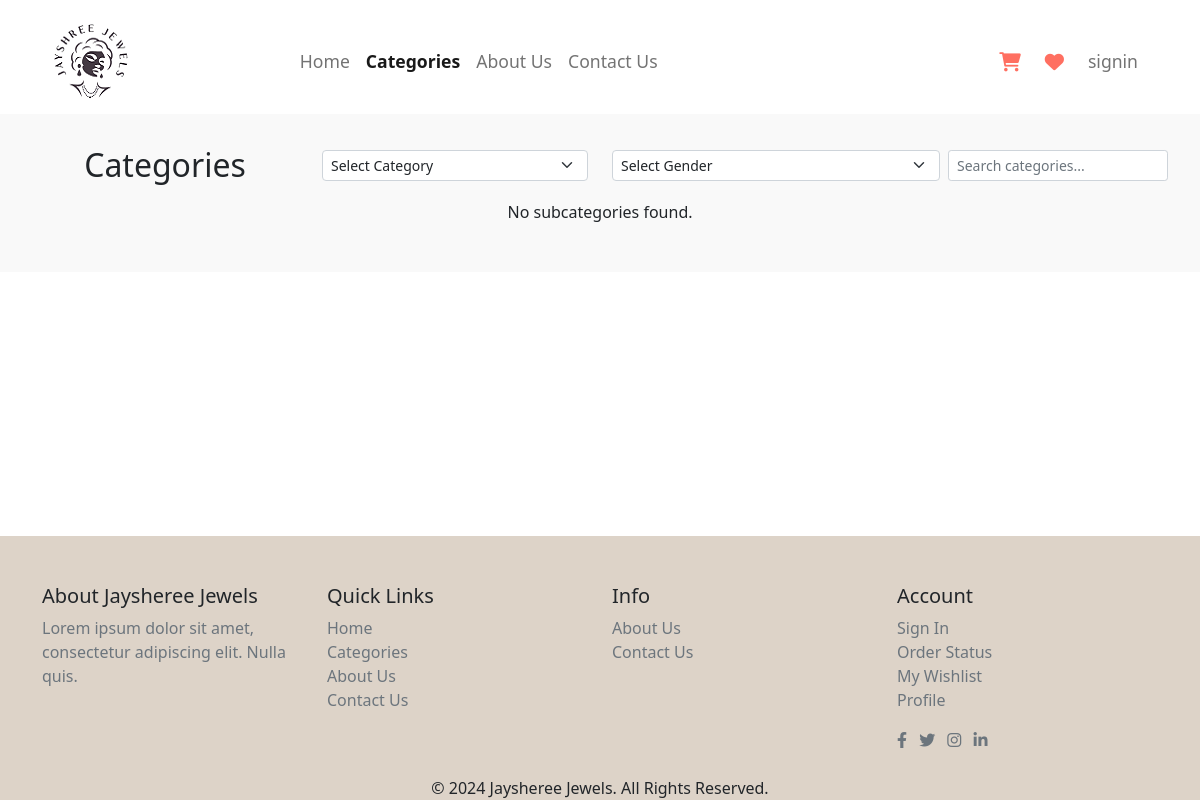
The page /user/category.php on the database as committed earlier.
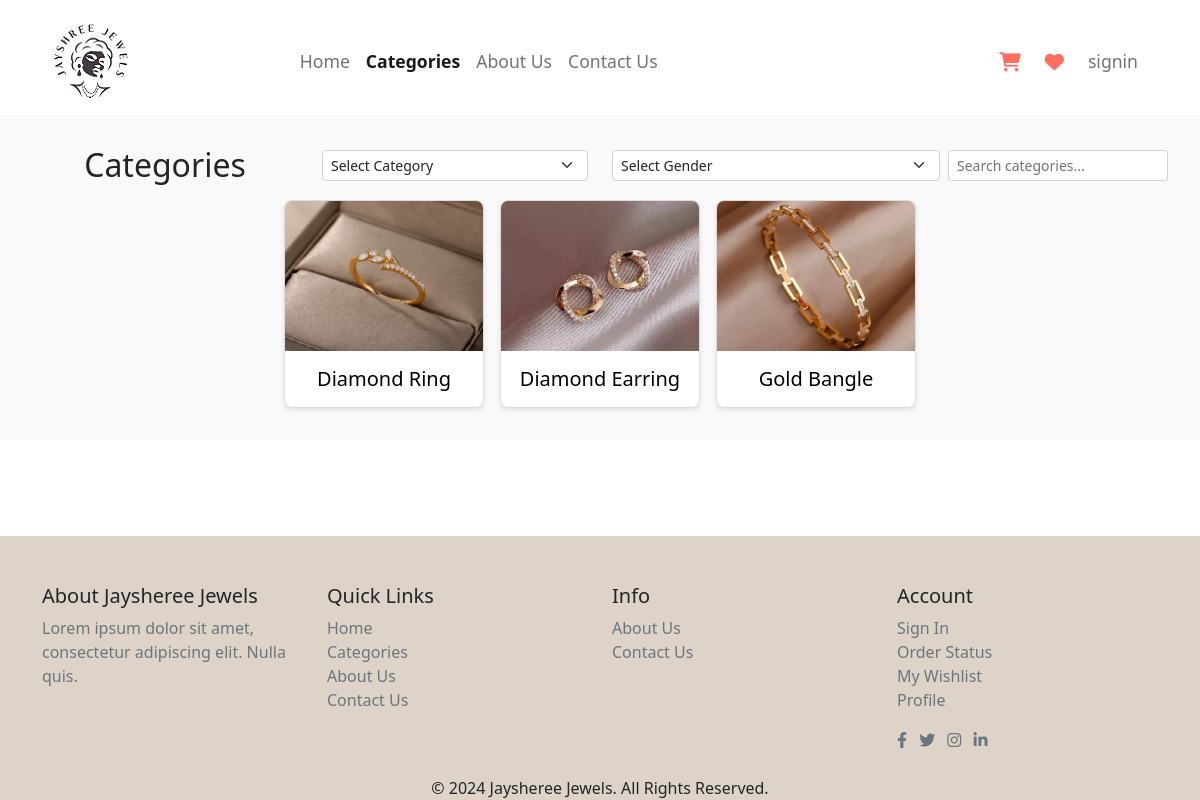
The same page on the database as committed later.
### tables this page shows
CREATE TABLE `sub_category_tbl` (
  `sc_id` int(5) NOT NULL,
  `sc_code` varchar(10) NOT NULL,
  `sc_name` varchar(100) NOT NULL,
  `c_code` varchar(15) NOT NULL,
  `sc_image` varchar(255) NOT NULL,
  `sc_status` varchar(25) NOT NULL
);

### user/category.php (the view, shortened to what this page needs)
<?php
include_once 'header.php';
include_once '../conn.php';
?>
<section class="popular-categories">
  <div class="row align-items-center mb-3">
    <div class="col-md-3">
      <h2 class="mb-0">Categories</h2>
    </div>
    <div class="col-md-3">
      <form action="" method="GET">
        <select name="c_code" id="category" class="form-select form-select-sm" onchange="this.form.submit()">
          <option value="">Select Category</option>
        </select>
      </form>
    </div>
    <div class="col-md-6">
      <form action="" method="GET" class="d-flex justify-content-end gap-2">
        <select name="gender" id="gender" class="form-select form-select-sm" onchange="this.form.submit()">
          <option value="">Select Gender</option>
        </select>
        <input type="text" name="search" placeholder="Search categories..." class="form-control form-control-sm"
          style="width: auto;" value="<?php echo isset($_GET['search']) ? $_GET['search'] : ''; ?>"
          oninput="this.form.submit()">
      </form>
    </div>
  </div>
  <div class="categories-container">
    <?php
    $q = "SELECT * FROM sub_category_tbl WHERE sc_status='Active'";
    $result = mysqli_query($con, $q);
    if (mysqli_num_rows($result) > 0) {
      while ($r = mysqli_fetch_assoc($result)) {
        ?>
        <a href="product.php?sc_code=<?php echo $r['sc_code']; ?>">
          <div class="category">
            <img src="<?php echo $r['sc_image']; ?>" alt="<?php echo $r['sc_name']; ?>">
            <h3><?php echo $r['sc_name']; ?></h3>
          </div>
        </a>
        <?php
      }
    } else {
      echo "<p class='text-center'>No subcategories found.</p>";
    }
    ?>
  </div>
</section>
<?php
include('footer.php');
?>

### user/header.php (shortened to what this page needs)
<?php
include_once "../conn.php";
        ?>
<!DOCTYPE html>
<html lang="en">
<head>
    <link rel="stylesheet" href="../css/bootstrap.min.css">
    <link rel="stylesheet" href="../css/user_style.css">
    <link rel="stylesheet" href="https://cdnjs.cloudflare.com/ajax/libs/font-awesome/6.0.0-beta3/css/all.min.css">
</head>
<body class="d-flex flex-column min-vh-100">
    <header>
        <div class="container flex-grow-1">
            <nav class="navbar navbar-expand-lg navbar-light pt-4">
                <div class="container">
                    <a href="index.php"><img src="../images/logo1.png" alt="Jayshree Jewels" class="img-fluid"></a>
                    <div class="collapse navbar-collapse" id="navbarNav">
                        <ul class="navbar-nav mx-auto">
                            <li class="nav-item">
                                <a class="nav-link" href="index.php" data-page="home">Home</a>
                            </li>
                            <li class="nav-item">
                                <a class="nav-link" href="category.php" data-page="categories">Categories</a>
                            </li>
                            <li class="nav-item">
                                <a class="nav-link" href="aboutUs.php" data-page="about">About Us</a>
                            </li>
                            <li class="nav-item">
                                <a class="nav-link" href="contactUs.php" data-page="contact">Contact Us</a>
                            </li>
                        </ul>
                        <ul class="navbar-nav ms-auto d-flex align-items-center">
                            <li class="nav-item nav-icons">
                                <a class="nav-link" href="cart.php">
                                    <i class="fas fa-shopping-cart"></i>
                                </a>
                            </li>
                            <li class="nav-item nav-icons">
                                <a class="nav-link" href="wishlist.php">
                                    <i class="fas fa-heart"></i>
                                </a>
                            </li>
                            <li class="nav-item dropdown">
                                <?php
                                if (isset($_SESSION['user_username'])) {
                                    $email = $_SESSION['user_username'];
                                    $q = "select * from user_tbl where u_email='$email'";
                                    $result = mysqli_query($con, $q);
                                    if (mysqli_num_rows($result)) {
                                        $r = mysqli_fetch_assoc($result)
                                            ?>
                                        <a class="nav-link dropdown-toggle" href="#" id="navbarDropdown" role="button"
                                            data-bs-toggle="dropdown" aria-expanded="false">
                                            <?php echo $r['u_fullname']; ?>
                                        </a>
                                        <ul class="dropdown-menu" aria-labelledby="navbarDropdown">
                                            <li><a class="dropdown-item" href="profile.php">Profile</a></li>
                                            <li><a class="dropdown-item" href="order-history.php">Order History</a></li>
                                            <li><a class="dropdown-item" href="../logout.php">Logout</a></li>
                                        </ul>
                                        <?php
                                    }
                                } else {
                                    ?>
                                <li class="nav-item">
                                    <a class="nav-link" href="../index.php">signin</a>
                                </li>
                                <?php
                                }
                                ?>
                            </li>
                        </ul>
                    </div>
                </div>
            </nav>
        </div>
    </header>

### user/footer.php
    <footer class=" bg-footer text-dark mt-auto pt-5">
        <div class="container">
            <div class="row">
                <div class="col-md-3">
                    <h5>About Jaysheree Jewels</h5>
                    <p class="text-secondary">Lorem ipsum dolor sit amet, consectetur adipiscing elit. Nulla quis.</p>
                </div>
                <div class="col-md-3">
                    <h5>Quick Links</h5>
                    <ul class="list-unstyled">
                        <li><a href="index.php" class="text-secondary">Home</a></li>
                        <li><a href="category.php" class="text-secondary">Categories</a></li>
                        <li><a href="aboutUs.php" class="text-secondary">About Us</a></li>
                        <li><a href="contactUs.php" class="text-secondary">Contact Us</a></li>
                    </ul>
                </div>
                <div class="col-md-3">
                    <h5>Info</h5>
                    <ul class="list-unstyled">
                        <li><a href="aboutUs.php" class="text-secondary">About Us</a></li>
                        <li><a href="contactUs.php" class="text-secondary">Contact Us</a></li>
                    </ul>
                  </div>
                <div class="col-md-3">
                    <h5>Account</h5>
                    <ul class="list-unstyled">
                        <li><a href="../index.php" class="text-secondary">Sign In</a></li>
                        <li><a href="order-history.php" class="text-secondary">Order Status</a></li>
                        <li><a href="wishlist.php" class="text-secondary">My Wishlist</a></li>
                        <li><a href="profile.php" class="text-secondary">Profile</a></li>
                    </ul>
                    <div class="social-icons mt-3">
                        <a href="#" class="text-secondary me-2"><i class="fab fa-facebook-f"></i></a>
                        <a href="#" class="text-secondary me-2"><i class="fab fa-twitter"></i></a>
                        <a href="#" class="text-secondary me-2"><i class="fab fa-instagram"></i></a>
                        <a href="#" class="text-secondary"><i class="fab fa-linkedin-in"></i></a>
                    </div>
                </div>
            </div>
            <div class="row mt-4">
                <div class="col text-center">
                    <p class="mb-0">&copy; 2024 Jaysheree Jewels. All Rights Reserved.</p>
                </div>
            </div>
        </div>
    </footer>
</body>
</html>

### css/user_style.css (style rules this page uses)
body { overflow-x: hidden; }
.navbar-nav { white-space: nowrap; }
.nav-icons .nav-link { display: flex; align-items: center; padding: 0.5rem 1rem; }
.nav-icons .nav-link i { font-size: 1.2rem; margin-right: 0.5rem; color: #ff6f61; }
.navbar { padding: 15px 0; }
.navbar-nav .nav-link { color: #6b5841; font-size: 1.1em; padding: 0 20px; }
.navbar-nav .nav-link.active { color: #a47b61; font-weight: bold; }
.popular-categories { padding: 2rem; background-color: #f9f9f9; }
.popular-categories h2 { text-align: center; font-size: 2rem; margin-bottom: 1.5rem; }
.categories-container { display: flex; flex-wrap: wrap; justify-content: center; gap: 1rem; }
.category { background-color: #fff; border: 1px solid #ddd; border-radius: 8px; overflow: hidden; text-align: center; width: 200px; box-shadow: 0 2px 4px rgba(0, 0, 0, 0.1); transition: transform 0.3s; }
.category img { width: 100%; height: 150px; object-fit: cover; }
.category h3 { margin: 1rem 0; font-size: 1.25rem; }
body { display: flex; flex-direction: column; min-height: 100vh; }
.bg-footer { background-color: #ddd3c8; color: #fff; }

Rows that differ between the two databases and show on the page:
added sub_category_tbl: sc_image (picture), sc_name "Diamond Ring"
added sub_category_tbl: sc_image (picture), sc_name "Diamond Earring"
added sub_category_tbl: sc_image (picture), sc_name "Gold Bangle"
Other text that changed with them:
text no longer shown: "No subcategories found."
